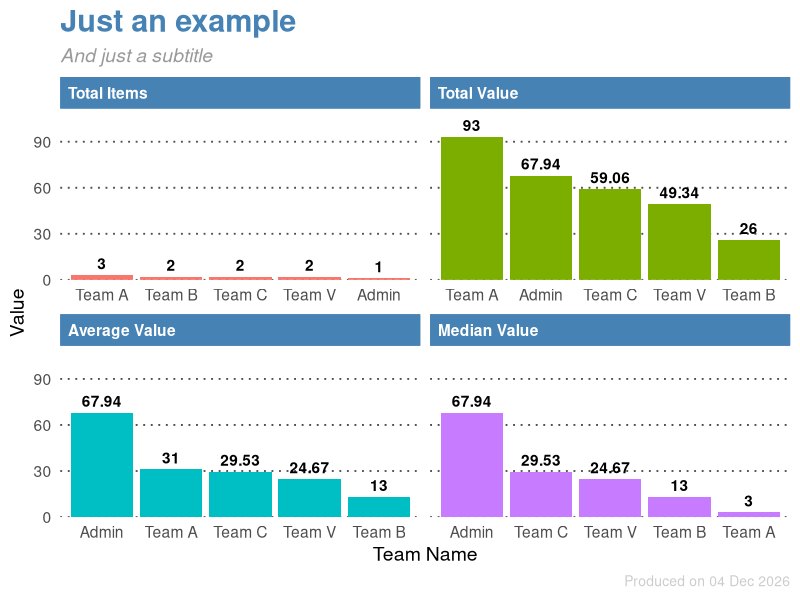

Write the R code that produced this figure.
library(tidyverse)
library(tidytext)

my_list <- list(
 Team = c("Team A", "Team A", "Team V", "Team B", "Team C", "Team B", "Team C", "Team V", "Admin", "Team A"),
  Value = c(1, 3, 17.34, 16, 46.87, 10, 12.19, 32, 67.94, 89)

) %>% as.data.frame() %>%
  group_by(Team) %>%
  summarise(`Total Items` = n(),
            `Total Value` = sum(Value),
            `Average Value` = mean(Value),
            `Median Value` = median(Value)
            ) %>%
  arrange(desc(`Total Value`)) %>%
  gather(key = "Item", value = "item_val", -Team) %>%
  mutate(Item = Item %>% as_factor()) %>%
  mutate(Team = reorder_within(Team, -item_val, Item)) %>%
  ggplot(aes(Team, item_val, fill = Item)) +
  geom_col(show.legend = FALSE) +
  geom_text(aes(label = item_val), vjust = -.5, fontface = "bold") +
  labs(
    title = "Just an example",
    subtitle = "And just a subtitle",
    caption = paste0("Produced on ", format(Sys.time(), "%d %b %Y")),
    x = "Team Name",
    y = "Value"
  ) +
  scale_x_reordered() +
  scale_y_continuous(expand = expansion(mult = c(0, .2))) +
  facet_wrap(~ Item, scales = "free_x") +
  theme_minimal(base_size = 14) +
  theme(
    plot.title = element_text(size = 22, face = "bold", colour = "steelblue"),
    plot.subtitle = element_text(face = "italic", colour = "grey60"),
    plot.caption = element_text(size = 10, colour = "grey80"),
    panel.background = element_blank(),
    panel.grid = element_blank(),
    panel.grid.major.y = element_line(colour = "grey30", linetype = "dotted"),
    strip.background = element_rect(fill = "steelblue", colour = "steelblue"),
    strip.text = element_text(face = "bold", colour = "white", hjust = 0)
  )

my_list
